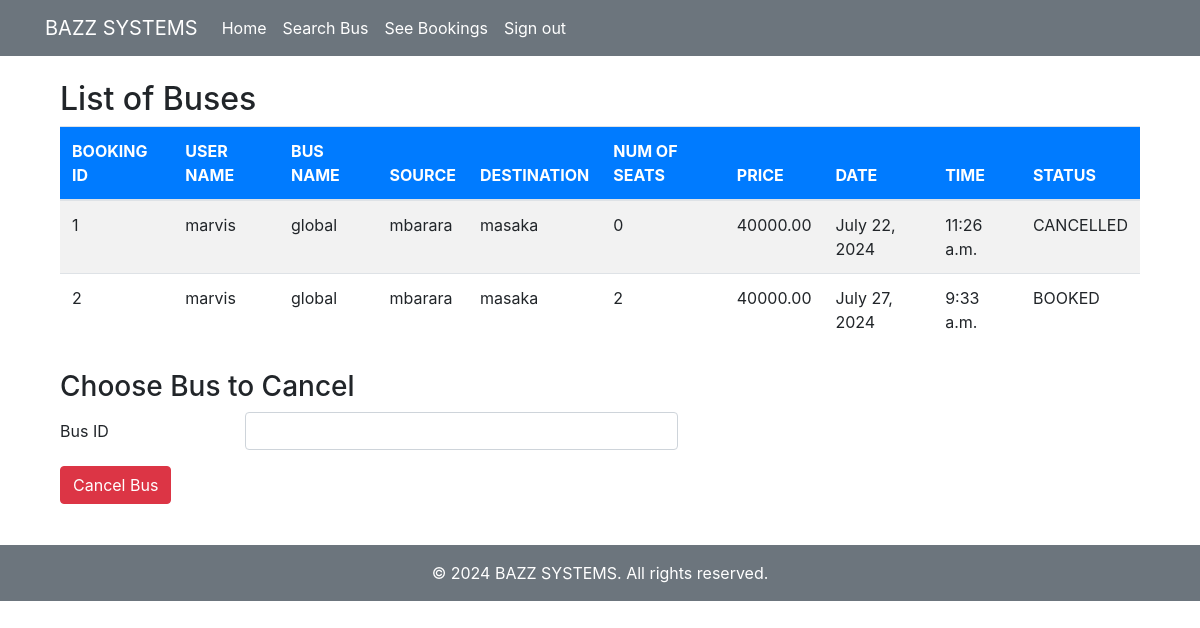
/seebookings (signed in), run on the app's committed database.
### myapp/models.py (models this page shows, shortened)
class Book(models.Model):
    BOOKED = 'B'
    CANCELLED = 'C'
    TICKET_STATUSES = ((BOOKED, 'Booked'),
                       (CANCELLED, 'Cancelled'),)
    email = models.EmailField()
    name = models.CharField(max_length=30)
    userid =models.DecimalField(decimal_places=0, max_digits=2)
    busid=models.DecimalField(decimal_places=0, max_digits=2)
    bus_name = models.CharField(max_length=30)
    source = models.CharField(max_length=30)
    dest = models.CharField(max_length=30)
    nos = models.PositiveIntegerField()
    rem = models.PositiveIntegerField(default = 0)
    price = models.DecimalField(max_digits=10, decimal_places=2)
    date = models.DateField()
    time = models.TimeField()
    status = models.CharField(choices=TICKET_STATUSES, default=BOOKED, max_length=2)

### myapp/views.py (the view)
# urls.py: path('seebookings', views.seebookings, name="seebookings"),
@login_required(login_url='signin')
def seebookings(request,new={}):
    context = {}
    id_r = request.user.id
    book_list = Book.objects.filter(userid=id_r)
    if book_list:
        return render(request, 'myapp/booklist.html', locals())
    else:
        context["error"] = "Sorry no buses booked"
        return render(request, 'myapp/findbus.html', context)

### myapp/templates/myapp/booklist.html (shortened to what this page needs)
{% extends 'myapp/base.html' %}
{% block content %}
<div class="container mt-4">
    <h2>List of Buses</h2>
    <table class="table table-striped">
        <thead class="bg-primary text-white">
            <tr>
                <th scope="col">BOOKING ID</th>
                <th scope="col">USER NAME</th>
                <th scope="col">BUS NAME</th>
                <th scope="col">SOURCE</th>
                <th scope="col">DESTINATION</th>
                <th scope="col">NUM OF SEATS</th>
                <th scope="col">PRICE</th>
                <th scope="col">DATE</th>
                <th scope="col">TIME</th>
                <th scope="col">STATUS</th>
            </tr>
        </thead>
        <tbody>
            {% for row in book_list %}
            <tr>
                <td>{{ row.id }}</td>
                <td>{{ row.name }}</td>
                <td>{{ row.bus_name }}</td>
                <td>{{ row.source }}</td>
                <td>{{ row.dest }}</td>
                <td>{{ row.nos }}</td>
                <td>{{ row.price }}</td>
                <td>{{ row.date }}</td>
                <td>{{ row.time }}</td>
                <td>{{ row.status }}</td>
            </tr>
            {% endfor %}
        </tbody>
    </table>
    <form action="{% url 'cancellings' %}" method="post" class="mt-4">
        <h3>Choose Bus to Cancel</h3>
        <div class="form-group row">
            <label for="bus-id-input" class="col-sm-2 col-form-label">Bus ID</label>
            <div class="col-sm-5">
                <input name='bus_id' class="form-control" type="number" id="bus-id-input">
            </div>
        </div>
        <div class="form-group row">
            <div class="col-sm-10">
                <button type="submit" class="btn btn-danger">Cancel Bus</button>
            </div>
        </div>
        <div class="form-group row">
            <div class="col-sm-10">
            </div>
        </div>
    </form>
</div>
{% endblock %}

### myapp/templates/myapp/base.html (shortened to what this page needs)
<!doctype html>
{% load static %}
<html lang="en">
<head>
    <link rel="stylesheet" href="{% static 'css/style.css' %}">
    <link rel="stylesheet" href="https://stackpath.bootstrapcdn.com/bootstrap/4.1.3/css/bootstrap.min.css"
>
</head>
<body>
<nav class="navbar navbar-expand-lg navbar-light bg-secondary">
    <div class="container">
        <a class="navbar-brand" href="#" style="color: white;">BAZZ SYSTEMS</a>
        <div class="collapse navbar-collapse" id="navbarNavAltMarkup">
            <div class="navbar-nav">
                <a class="nav-item nav-link active" href="{% url 'home' %}" style="color: white;">Home <span class="sr-only">(current)</span></a>
                <a class="nav-item nav-link" href="{% url 'findbus' %}" style="color: white;">Search Bus</a>
                <a class="nav-item nav-link" href="{% url 'seebookings' %}" style="color: white;">See Bookings</a>
                {% if request.user.is_active %}
                <a class="nav-item nav-link" href="{% url 'signout' %}" style="color: white;">Sign out</a>
                {% else %}
                <a class="nav-item nav-link" href="{% url 'signup' %}" style="color: white;">Register</a>
                {% endif %}
            </div>
        </div>
    </div>
</nav>
<div class="container">
    {% block content %}
    {% endblock %}
</div>
<footer class="footer bg-secondary text-white mt-4">
    <div class="container text-center py-3">
        <span>&copy; 2024 BAZZ SYSTEMS. All rights reserved.</span>
    </div>
</footer>
</body>
</html>

### data on the page
Book: id "1", name "marvis", bus_name "global", source "mbarara", dest "masaka", nos "0", price "40000.00", date "July 22, 2024", time "11:26 a.m.", status "CANCELLED"
Book: id "2", name "marvis", bus_name "global", source "mbarara", dest "masaka", nos "2", price "40000.00", date "July 27, 2024", time "9:33 a.m.", status "BOOKED"
